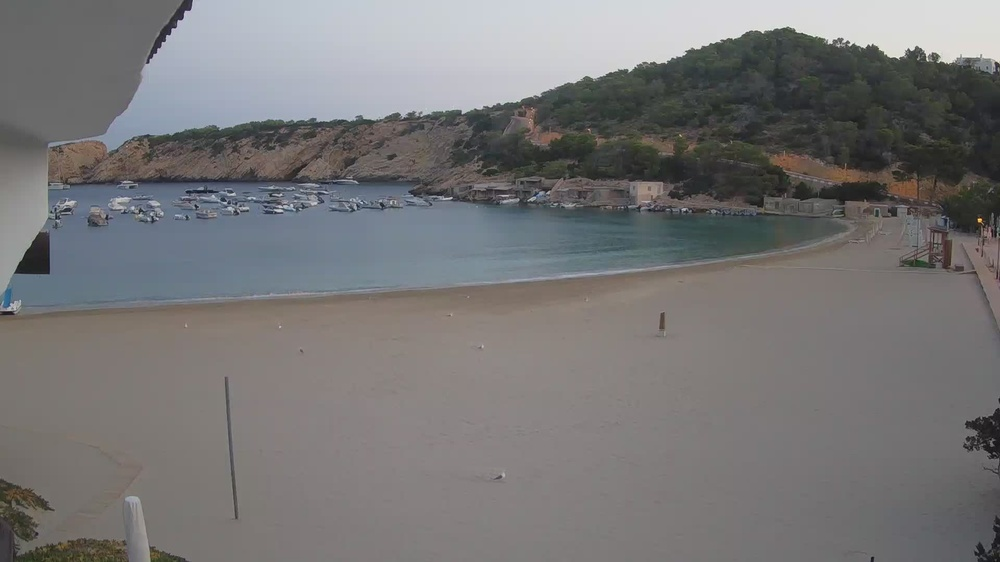
#> input picture imatges/1660798800.jpg, 1000 x 562 px, shrunk from 1920 x 1080 before the run, found by its file name; the run also reads 1 picture not shown here
$ jupyter execute 02-crowd-counting.ipynb   (older library calls are emulated)
#> lines starting #> are read from the running program, lines starting #| are printed output that depends on the picture; after the words box and inside, x2 and y2 are one past the last pixel; in counts of white or black regions, pixels touching at a corner belong together
### crowd_counting.py
from typing import List, Tuple, Optional
import cv2
import numpy as np

# -------------------------
# Helper Utilities
# -------------------------

def ensure_gray(img: np.ndarray) -> np.ndarray:
    """
    Convert BGR image to grayscale if needed.

    Input:
      - img: np.ndarray with shape (H, W, 3) or (H, W)
    Output:
      - gray: np.ndarray shape (H, W), dtype=np.uint8 with range 0..255
    """
    if img.ndim == 3 and img.shape[2] == 3:
        return cv2.cvtColor(img, cv2.COLOR_BGR2GRAY)
    if img.ndim == 2:
        return img
    raise ValueError("Unsupported image shape: %s" % (img.shape,))


def build_background_from_empty_images(empty_images: List[np.ndarray]) -> np.ndarray:
    """
    Build a background model (grayscale float32 image) from empty-beach images.

    Input:
      - empty_images: list of images; each image is BGR or grayscale numpy array.
                      All images must have the same shape (H, W) or (H, W, 3).
    Output:
      - bg: np.ndarray shape (H, W), dtype=np.float32, values roughly 0..255
            This is the pixel-wise average of the provided empty images.
    """
    if len(empty_images) == 0:
        raise ValueError("Need at least one empty image to build background")

    # Convert to grayscale float32
    gray_imgs = [ensure_gray(im).astype(np.float32) for im in empty_images]
    # Stack and compute mean across axis=0 -> shape (H, W)
    stacked = np.stack(gray_imgs, axis=0)  # shape (N, H, W)
    bg = np.mean(stacked, axis=0).astype(np.float32)
    return bg


# [30 lines left out: function nms_local_max, not called in this run]


def centroids_from_binary_mask(mask: np.ndarray, min_area: int = 5) -> List[Tuple[int, int, int]]:
    """
    Given a binary mask (0 or 255 / 0 or 1), find connected components and return centroids.

    Input:
      - mask: np.ndarray shape (H, W), dtype uint8 or bool. Non-zero pixels are foreground.
      - min_area: minimum pixel area for a connected component to be considered valid

    Output:
      - centroids: list of (x, y, area) where (x,y) is centroid integer coordinates (col, row)
    """
    if mask.dtype != np.uint8:
        mask_u8 = (mask > 0).astype(np.uint8) * 255
    else:
        mask_u8 = (mask > 0).astype(np.uint8) * 255

    # connectedComponentsWithStats returns:
    # num_labels, labels, stats, centroids
    num_labels, labels, stats, cents = cv2.connectedComponentsWithStats(mask_u8, connectivity=8)
    result: List[Tuple[int, int, int]] = []
    for label in range(1, num_labels):  # skip background label 0
        area = int(stats[label, cv2.CC_STAT_AREA])
        if area < min_area:
            continue
        cx, cy = cents[label]  # floats (x, y)
        result.append((int(round(cx)), int(round(cy)), area))
    return result


# -------------------------
# Variant B: LoG High-Frequency Head Detection + Peak Detection
# -------------------------

# [209 lines left out: functions detect_heads_log, detect_heads_hybrid, not called in this run]

### 02-crowd-counting.ipynb
# Hybrid Crowd Counting — Step-by-step visualization

This notebook runs the hybrid pipeline on **one** image and visualizes the intermediates:
- averaged background
- CLAHE result
- absolute difference (image - background)
- binary foreground mask (before/after morphology)
- edge map (Canny)
- edges masked by foreground (edges ∧ mask)
- morphological edge refinements, filled contours and candidate mask
- head kernel (circular template)
- final blob detections (centroids & bounding boxes)

You can change the parameters in the `params` dict and re-run the visualization cell to tune behavior.

[cell 1]
# Cell: Imports and helper display utilities

import cv2
import numpy as np
import matplotlib.pyplot as plt
from matplotlib.patches import Circle, Rectangle

# Import functions from your module
from crowd_counting import (
    ensure_gray,
    build_background_from_empty_images,
    centroids_from_binary_mask,
)

# Convenience: display a grid of images with titles
def show_images_grid(imgs_with_titles, cols=3, figsize=(14, 8), cmap='gray'):
    """
    imgs_with_titles: list of (img, title)
    img: HxW or HxWx3 (uint8 or float)
    """
    n = len(imgs_with_titles)
    rows = (n + cols - 1) // cols
    plt.figure(figsize=figsize)
    for i, (img, title) in enumerate(imgs_with_titles, 1):
        ax = plt.subplot(rows, cols, i)
        if img is None:
            ax.text(0.5, 0.5, 'None', ha='center', va='center')
        else:
            if img.ndim == 2:
                ax.imshow(img, cmap=cmap, vmin=0, vmax=255)
            else:
                # assume BGR or RGB? we'll try to detect: if last dim==3 and dtype uint8
                if img.shape[2] == 3:
                    # if it looks like BGR (common with cv2), convert to RGB for display
                    ax.imshow(cv2.cvtColor(img.astype(np.uint8), cv2.COLOR_BGR2RGB))
                else:
                    ax.imshow(img)
        ax.set_title(title)
        ax.axis('off')
    plt.tight_layout()
    plt.show()

[cell 2]
# Cell: Paths and build background (single-image test)
# Change these file paths to your single test images.

empty_beach_images_paths = [
    '/Dev/Image-and-Video-Analysis/crowd-counting/data/1660798800.jpg',
    '/Dev/Image-and-Video-Analysis/crowd-counting/data/1660802400.jpg',
]

test_image_path = '/Dev/Image-and-Video-Analysis/crowd-counting/data/1660806000.jpg'

# Read empty images and build background average
empty_imgs = [cv2.imread(p) for p in empty_beach_images_paths]
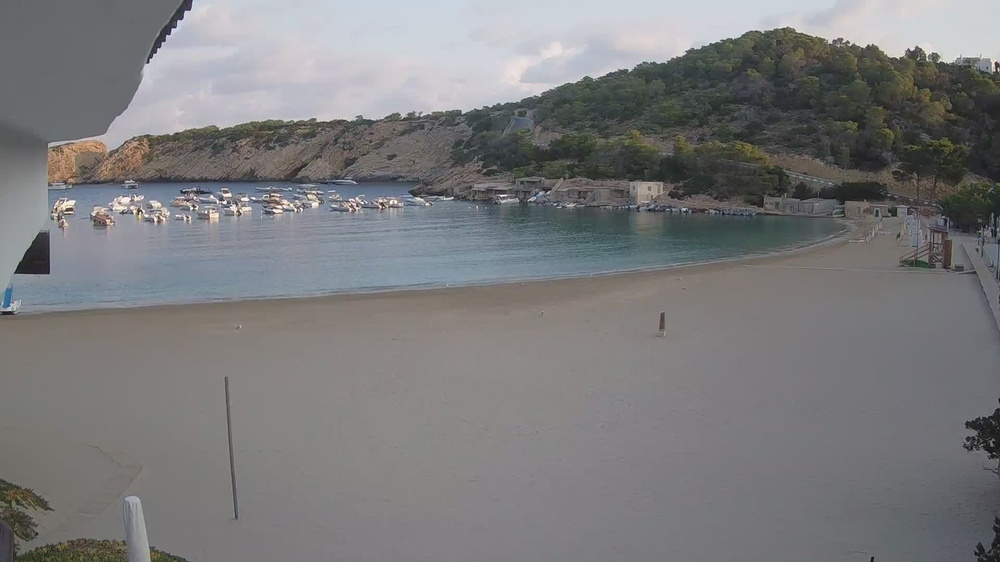
#> input picture imatges/1660802400.jpg, 1000 x 562 px, shrunk from 1920 x 1080 before the run, found by its file name
#> empty_imgs = 2 items
empty_imgs = [im for im in empty_imgs if im is not None]
if len(empty_imgs) == 0:
    raise RuntimeError("No empty images found. Update paths.")

bg = build_background_from_empty_images(empty_imgs)  # float32 (H, W)
print("Background built with shape:", bg.shape)
#| Background built with shape: (562, 1000)

# Read test image
img_bgr = cv2.imread(test_image_path)
if img_bgr is None:
    raise RuntimeError(f"Test image not found: {test_image_path}")
print("Test image shape:", img_bgr.shape)
#| Test image shape: (562, 1000, 3)

[cell 3]
# Cell: Display the test image

plt.figure(figsize=(12, 8))
plt.imshow(cv2.cvtColor(img_bgr, cv2.COLOR_BGR2RGB))
plt.title("Test Image")
plt.axis('off')
plt.tight_layout()
plt.show()

[cell 4]
# Cell: Debug wrapper that reproduces steps and returns intermediates
def pipeline_debug(
    image_bgr,
    background,
    diff_threshold=50,
    clahe_clip=2.0,
    clahe_tile=8,
    morph_kernel_size=7,
    min_blob_area=50,
    edge_low_thresh=50,
    edge_high_thresh=150,
    use_head_kernel=True,
    head_kernel_radius=4,
):
    """
    Return dict with all intermediate images (uint8 where applicable) and final detections.
    """
#> called with diff_threshold = 100, clahe_clip = 3, clahe_tile = 8, morph_kernel_size = 7, min_blob_area = 50, edge_low_thresh = 50, edge_high_thresh = 150, use_head_kernel = True
    out = {}
    H, W = background.shape

    # Step 0: ensure grayscale float images
    img_gray_u8 = ensure_gray(image_bgr).astype(np.uint8)                 # uint8
    out['img_gray'] = img_gray_u8.copy()

    bg_u8 = np.clip(background, 0, 255).astype(np.uint8)
    out['background'] = bg_u8.copy()

    # Step 1: CLAHE
    clahe = cv2.createCLAHE(clipLimit=clahe_clip, tileGridSize=(clahe_tile, clahe_tile))
    img_clahe = clahe.apply(img_gray_u8)            # uint8
    out['img_clahe'] = img_clahe.copy()

    # Step 2: absdiff + threshold -> raw foreground mask
    diff = cv2.absdiff(img_clahe, bg_u8)
    out['diff'] = diff.copy()
    _, mask = cv2.threshold(diff, int(diff_threshold), 255, cv2.THRESH_BINARY)
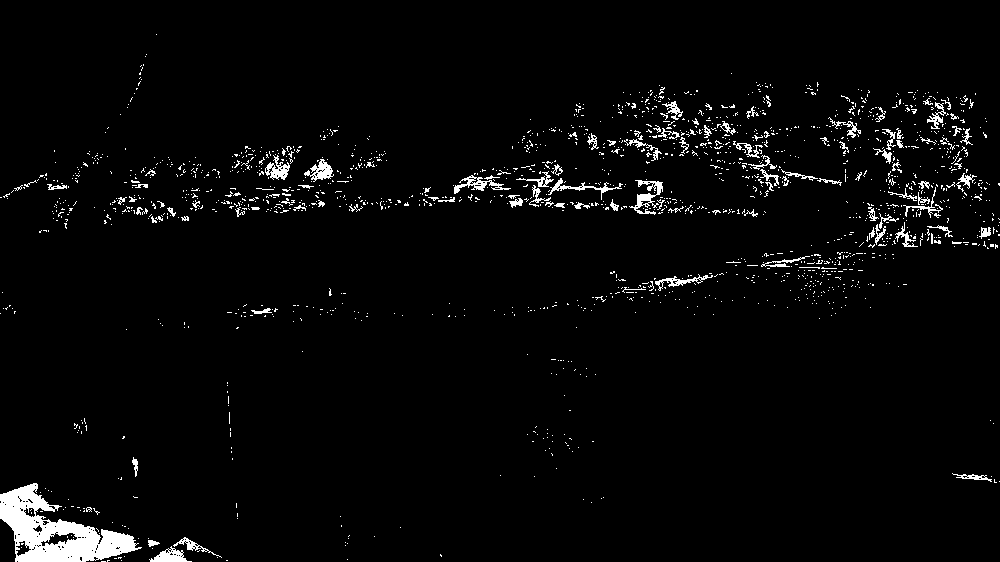
#> mask: shape (562, 1000); 3.1% white; 1716 white regions (1607 under 20 px), largest, box (x1, y1, x2, y2) and area: (0, 483, 142, 562) 5010, (629, 180, 663, 215) 424, (454, 175, 511, 194) 331
    out['mask_raw'] = mask.copy()

    # Step 3: morphological cleanup on mask
    k = cv2.getStructuringElement(cv2.MORPH_ELLIPSE, (morph_kernel_size, morph_kernel_size))
    mask_open = cv2.morphologyEx(mask, cv2.MORPH_OPEN, k)
    mask_close = cv2.morphologyEx(mask_open, cv2.MORPH_CLOSE, k)
    out['mask_open'] = mask_open.copy()
    out['mask_clean'] = mask_close.copy()

    # Step 4: edge detection (Canny)
    edges = cv2.Canny(img_clahe, threshold1=edge_low_thresh, threshold2=edge_high_thresh)
    out['edges'] = edges.copy()

    # Step 5: edges within foreground
    edges_fg = cv2.bitwise_and(edges, mask_close)
    out['edges_fg'] = edges_fg.copy()

    # Step 6: morphological refinement on edges_fg, fill contours
    k2 = cv2.getStructuringElement(cv2.MORPH_ELLIPSE, (3,3))
    edges_fg_close = cv2.morphologyEx(edges_fg, cv2.MORPH_CLOSE, k2)
    edges_fg_dil = cv2.dilate(edges_fg_close, k2, iterations=1)
    out['edges_fg_close'] = edges_fg_close.copy()
    out['edges_fg_dil'] = edges_fg_dil.copy()

    contours, _ = cv2.findContours(edges_fg_dil, cv2.RETR_EXTERNAL, cv2.CHAIN_APPROX_SIMPLE)
#> contours = 31 contours, 22 with area under 20; largest, box (x1, y1, x2, y2) and area: (6, 506, 27, 528) 133, (92, 531, 104, 559) 111, (316, 162, 331, 180) 98, (7, 494, 49, 506) 94, (0, 495, 10, 514) 80
    filled = np.zeros_like(mask_close)
    cv2.drawContours(filled, contours, -1, color=255, thickness=cv2.FILLED)
    out['filled'] = filled.copy()

    # Step 7: combine filled with mask_clean -> candidate mask
    candidates_mask = cv2.bitwise_and(mask_close, filled)
    out['candidates_mask'] = candidates_mask.copy()

    # Step 8: compute centroids
    centroids = centroids_from_binary_mask(candidates_mask, min_area=min_blob_area)
#> in centroids_from_binary_mask, `num_labels, labels, stats, cents = cv2.connectedComponentsWithStats(ma..`: num_labels = 35; stats = 35 rows, first 6: [0, 0, 1000, 562, 560929], [317, 163, 13, 16, 106], [637, 196, 2, 4, 8], [30, 484, 2, 2, 3], [17, 487, 6, 8, 21], [24, 486, 2, 2, 3]; cents = 35 pairs, first value 3.8 to 637.5, second value 170.6 to 559.9
#> the loop in centroids_from_binary_mask, `for label in range(1, num_labels):` made 34 passes
#> (area, cx, cy) on passes 1, 9, 10, 12: (106, 323.1, 170.6), (108, 4.04, 504.2), (137, 24.96, 500.7), (165, 17.35, 518)
#> after the loop in centroids_from_binary_mask, `for label in range(1, num_labels):`: result = [(323, 171, 106), (4, 504, 108), (25, 501, 137), (17, 518, 165), (21, 534, 64), (98, 544, 137), (117, 549, 72), (33, 556, 60)]
#> centroids has the same summary as result in centroids_from_binary_mask
    out['centroids_before_kernel'] = centroids.copy()

    # Step 9: head kernel (optional) — also produce kernel image for visualization
    if use_head_kernel:
        r = head_kernel_radius
        kr = 2*r + 1
        y, x = np.ogrid[-r:r+1, -r:r+1]
        circle = (x*x + y*y) <= (r*r)
        circle_kernel = (circle.astype(np.uint8) * 255)
        out['head_kernel'] = circle_kernel.copy()

        centroids_filtered = []
        for (cx, cy, area) in centroids:
            x0 = cx - r
            y0 = cy - r
            x1 = cx + r
            y1 = cy + r
            if x0 < 0 or y0 < 0 or x1 >= W or y1 >= H:
                continue
            patch = candidates_mask[y0:y1+1, x0:x1+1]
            if patch.shape != circle_kernel.shape:
                continue
            overlap = int(np.sum((patch > 0).astype(np.uint8) * (circle.astype(np.uint8))))
            if overlap >= 0.3 * np.sum(circle):  # 30% overlap threshold (same as module)
                centroids_filtered.append((cx, cy, area))
#> this loop made 8 passes
#> (cx, cy, area, x0, y0, x1, y1, overlap) on passes 1, 3, 4, 5: (323, 171, 106, 316, 164, 330, 178, 95), (25, 501, 137, 18, 494, 32, 508, 47), (17, 518, 165, 10, 511, 24, 525, 85), (21, 534, 64, 14, 527, 28, 541, 62)
#> after the loop, centroids_filtered = [(323, 171, 106), (25, 501, 137), (17, 518, 165), (21, 534, 64), (98, 544, 137), (117, 549, 72)]
        out['centroids'] = centroids_filtered
    else:
        out['head_kernel'] = None
        out['centroids'] = centroids

    # For visualization: create overlay image (rgb) showing candidates and centroids on original BGR
    overlay = image_bgr.copy()
    # draw candidate mask contour (green)
    cand_contours, _ = cv2.findContours(candidates_mask, cv2.RETR_EXTERNAL, cv2.CHAIN_APPROX_SIMPLE)
#> cand_contours = 34 contours, 25 with area under 20; largest, box (x1, y1, x2, y2) and area: (7, 506, 27, 527) 128, (92, 532, 104, 558) 105, (7, 494, 48, 506) 93, (0, 495, 10, 514) 80, (317, 163, 330, 179) 77
    cv2.drawContours(overlay, cand_contours, -1, (0,255,0), thickness=2)
    # draw centroids and small circles
    for (cx, cy, area) in out['centroids']:
        cv2.circle(overlay, (cx, cy), radius=3, color=(0,0,255), thickness=-1)
        cv2.putText(overlay, f"{area}", (cx+6, cy-6), cv2.FONT_HERSHEY_SIMPLEX, 0.4, (0,0,255), 1, cv2.LINE_AA)
#> this loop made 6 passes
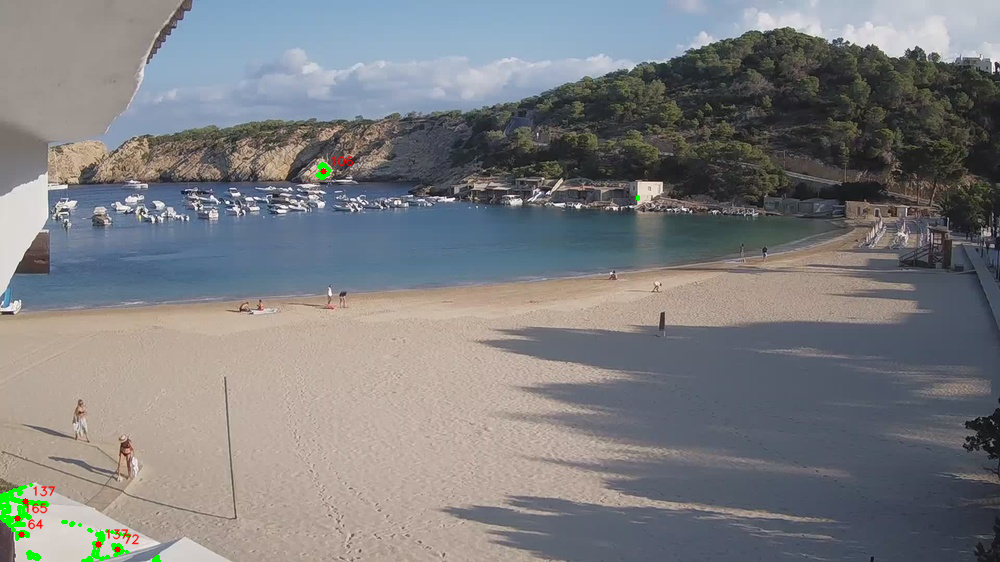
#> overlay: shape (562, 1000, 3); mean B, G, R 127.6, 125.6, 124.8
    out['overlay'] = overlay

    # Also produce a visualization of bounding boxes for each centroid from connected components
    # (find CCs and boxes)
    num_labels, labels, stats, cents = cv2.connectedComponentsWithStats((candidates_mask>0).astype(np.uint8)*255, connectivity=8)
#> num_labels = 35
    boxes_img = image_bgr.copy()
    for label in range(1, num_labels):
        area = int(stats[label, cv2.CC_STAT_AREA])
        if area < min_blob_area:
            continue
        x = int(stats[label, cv2.CC_STAT_LEFT])
        y = int(stats[label, cv2.CC_STAT_TOP])
        w = int(stats[label, cv2.CC_STAT_WIDTH])
        h = int(stats[label, cv2.CC_STAT_HEIGHT])
        cv2.rectangle(boxes_img, (x,y), (x+w, y+h), (255,0,0), 2)
#> this loop made 34 passes
#> (area, x, y, w, h) on passes 1, 9, 10, 12: (106, 317, 163, 13, 16), (108, 0, 495, 10, 19), (137, 7, 494, 41, 12), (165, 7, 506, 20, 21)
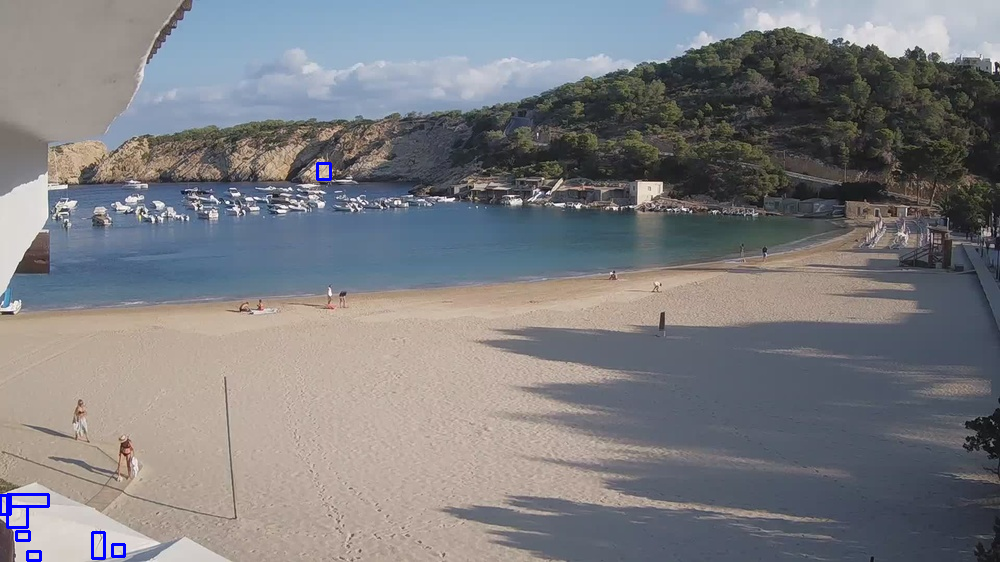
#> boxes_img: shape (562, 1000, 3); mean B, G, R 128.6, 125.2, 124.9
    out['boxes_img'] = boxes_img

    return out

[cell 5]
params = {
    "diff_threshold": 100,
    "clahe_clip": 3.0,
    "clahe_tile": 8,
    "morph_kernel_size": 7,
    "min_blob_area": 50,
    "edge_low_thresh": 50,
    "edge_high_thresh": 150,
    "use_head_kernel": True,
    "head_kernel_radius": 7,
}

[cell 6]
# Cell: Set parameters and run debug pipeline (change params here)
debug = pipeline_debug(
    image_bgr=img_bgr,
    background=bg,
    diff_threshold=params["diff_threshold"],
    clahe_clip=params["clahe_clip"],
    clahe_tile=params["clahe_tile"],
    morph_kernel_size=params["morph_kernel_size"],
    min_blob_area=params["min_blob_area"],
    edge_low_thresh=params["edge_low_thresh"],
    edge_high_thresh=params["edge_high_thresh"],
    use_head_kernel=params["use_head_kernel"],
    head_kernel_radius=params["head_kernel_radius"],
)
#> debug = 18 items

# Display a grid of intermediate images
imgs = [
    (debug['background'], "Averaged Background (uint8)"),
    (debug['img_gray'], "Input Gray"),
    (debug['img_clahe'], "CLAHE Output"),
    (debug['diff'], f"AbsDiff (|CLAHE - BG|)"),
    (debug['mask_raw'], f"Binary Mask (threshold={params['diff_threshold']})"),
    (debug['mask_open'], "Mask after OPEN"),
    (debug['mask_clean'], f"Mask after OPEN+CLOSE (morph k={params['morph_kernel_size']})"),
    (debug['edges'], f"Canny Edges (low={params['edge_low_thresh']}, high={params['edge_high_thresh']})"),
    (debug['edges_fg'], "Edges ∧ Mask"),
    (debug['edges_fg_close'], "Edges after CLOSE"),
    (debug['edges_fg_dil'], "Edges after DILATE"),
    (debug['filled'], "Filled contours from edges"),
    (debug['candidates_mask'], "Candidates: Filled ∧ Mask"),
    (debug['head_kernel'] if debug['head_kernel'] is not None else np.zeros((2,2),dtype=np.uint8), "Head Kernel (if used)"),
    (cv2.cvtColor(debug['overlay'], cv2.COLOR_BGR2RGB), "Overlay: detections (centroids)"),
    (cv2.cvtColor(debug['boxes_img'], cv2.COLOR_BGR2RGB), "Bounding boxes for candidates"),
]
show_images_grid(imgs, cols=3, figsize=(15,10))
#> in show_images_grid, `n = len(imgs_with_titles)`: n = 16
#> in show_images_grid, `rows = (n + cols - 1) // cols`: rows = 6
#> the loop in show_images_grid, `for i, (img, title) in enumerate(imgs_with_titles, 1):` made 16 passes
#> in show_images_grid, `plt.show()`:
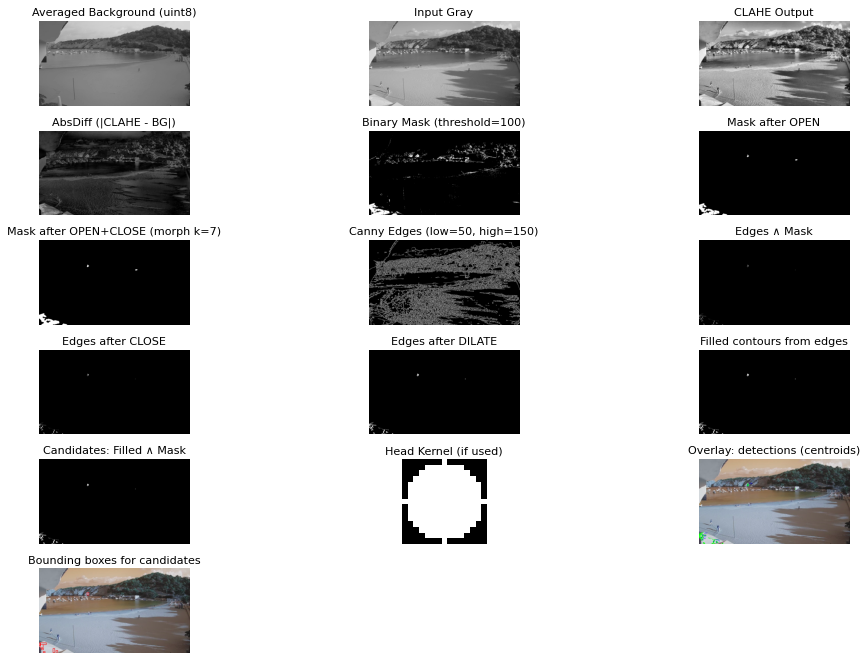
#> figure drawn by matplotlib, 16 panels

[cell 7]
# Cell: Print numeric detection results and quick overlay display (zoomable in notebook)
print("Centroids (x, y, area):", debug['centroids'])
#| Centroids (x, y, area): [(323, 171, 106), (25, 501, 137), (17, 518, 165), (21, 534, 64), (98, 544, 137), (117, 549, 72)]
print("Count:", len(debug['centroids']))
#| Count: 6

# Show overlay again but larger
plt.figure(figsize=(10,8))
plt.imshow(cv2.cvtColor(debug['overlay'], cv2.COLOR_BGR2RGB))
plt.title("Final overlay (red dots = centroids, green = candidate contours)")
plt.axis('off')
plt.show()
